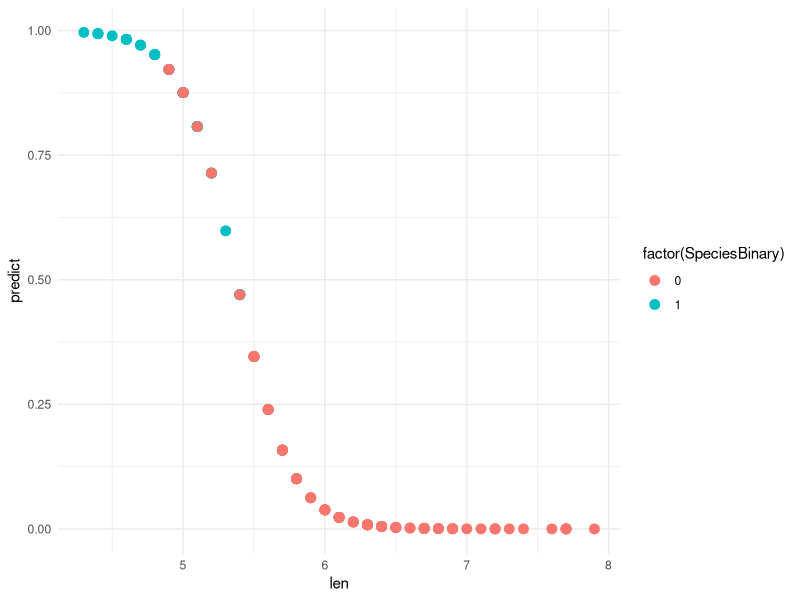
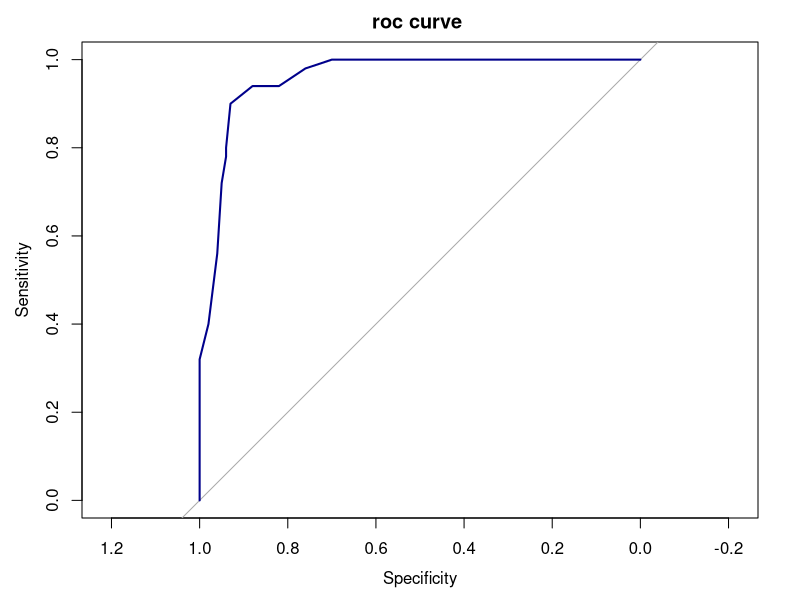

Source code (R) for these figures, in order:
library(pROC)
library(ggplot2)

data(iris)

iris$SpeciesBinary <- ifelse(iris$Species == "setosa", 1, 0)

logistic_model <- glm(SpeciesBinary ~ Sepal.Length, data = iris, family = "binomial")

iris$predicted_probability <- predict(logistic_model, type = "response")

iris$predicted_class <- ifelse(iris$predicted_probability > .5, 1, 0)

confusion_matrix <- table(Actual = iris$SpeciesBinary, Predicted =iris$predicted_class)


ggplot(iris, aes(x = Sepal.Length, y = predicted_probability)) +
  geom_point(aes(color = factor(SpeciesBinary)), size = 3)+
  labs(x = "len", y = "predict")+
  theme_minimal()


roc_curve <- roc(iris$SpeciesBinary, iris$predicted_probability)
auc_value <- auc(roc_curve)
plot(roc_curve, main = "roc curve ", col = "darkblue", lwd =2)


